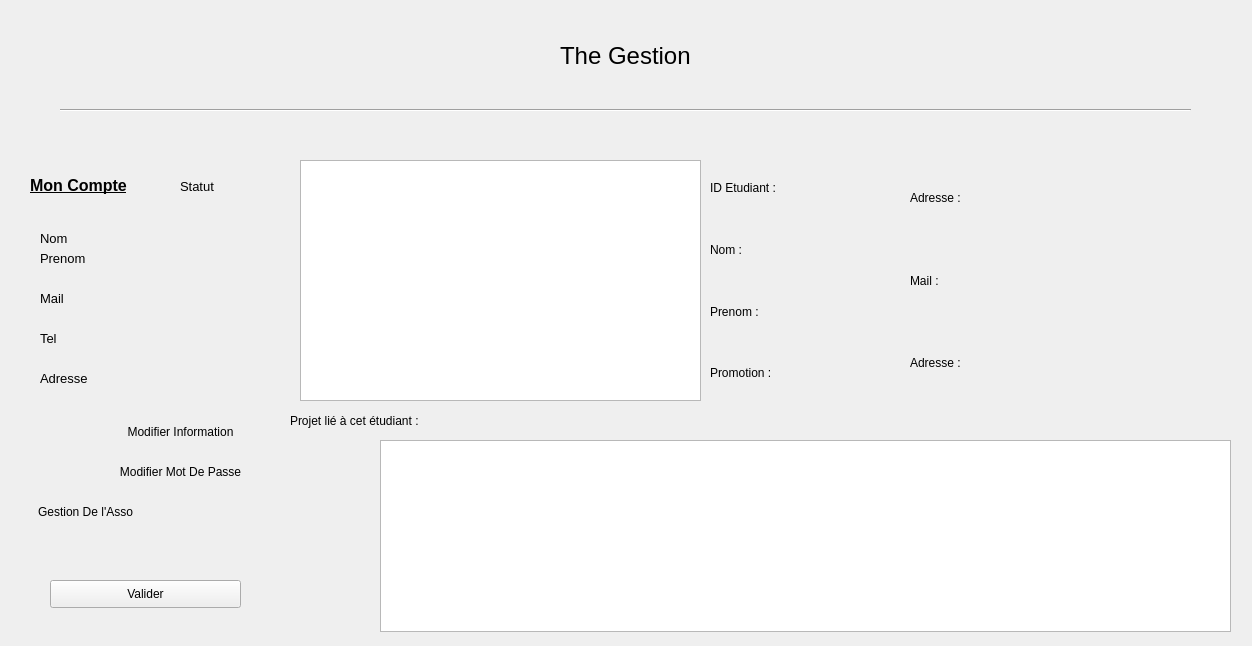
<?xml version="1.0" encoding="UTF-8"?>
<ui version="4.0">
 <class>infoEtudiant</class>
 <widget class="QDialog" name="infoEtudiant">
  <property name="geometry">
   <rect>
    <x>0</x>
    <y>0</y>
    <width>1252</width>
    <height>646</height>
   </rect>
  </property>
  <property name="windowTitle">
   <string>Dialog</string>
  </property>
  <widget class="QTableWidget" name="tableEtudiant">
   <property name="geometry">
    <rect>
     <x>300</x>
     <y>160</y>
     <width>401</width>
     <height>241</height>
    </rect>
   </property>
  </widget>
  <widget class="QFrame" name="InfoWidget">
   <property name="geometry">
    <rect>
     <x>20</x>
     <y>160</y>
     <width>241</width>
     <height>381</height>
    </rect>
   </property>
   <property name="styleSheet">
    <string notr="true">&quot;border: 1px solid black; border-radius: 10px;&quot;</string>
   </property>
   <property name="frameShape">
    <enum>QFrame::StyledPanel</enum>
   </property>
   <property name="frameShadow">
    <enum>QFrame::Plain</enum>
   </property>
   <widget class="QLabel" name="label_2">
    <property name="geometry">
     <rect>
      <x>10</x>
      <y>10</y>
      <width>141</width>
      <height>31</height>
     </rect>
    </property>
    <property name="font">
     <font>
      <pointsize>12</pointsize>
      <weight>75</weight>
      <bold>true</bold>
      <underline>true</underline>
     </font>
    </property>
    <property name="text">
     <string>Mon Compte</string>
    </property>
   </widget>
   <widget class="QLabel" name="NameLabel">
    <property name="geometry">
     <rect>
      <x>20</x>
      <y>70</y>
      <width>171</width>
      <height>16</height>
     </rect>
    </property>
    <property name="font">
     <font>
      <pointsize>10</pointsize>
     </font>
    </property>
    <property name="text">
     <string>Nom</string>
    </property>
   </widget>
   <widget class="QLabel" name="SurnameLabel">
    <property name="geometry">
     <rect>
      <x>20</x>
      <y>90</y>
      <width>181</width>
      <height>16</height>
     </rect>
    </property>
    <property name="font">
     <font>
      <pointsize>10</pointsize>
     </font>
    </property>
    <property name="text">
     <string>Prenom</string>
    </property>
   </widget>
   <widget class="QLabel" name="StatutLabel">
    <property name="geometry">
     <rect>
      <x>160</x>
      <y>20</y>
      <width>47</width>
      <height>13</height>
     </rect>
    </property>
    <property name="font">
     <font>
      <pointsize>10</pointsize>
     </font>
    </property>
    <property name="text">
     <string>Statut</string>
    </property>
   </widget>
   <widget class="QLabel" name="MailLabel">
    <property name="geometry">
     <rect>
      <x>20</x>
      <y>130</y>
      <width>201</width>
      <height>16</height>
     </rect>
    </property>
    <property name="font">
     <font>
      <pointsize>10</pointsize>
     </font>
    </property>
    <property name="text">
     <string>Mail</string>
    </property>
   </widget>
   <widget class="QLabel" name="AdressLabel">
    <property name="geometry">
     <rect>
      <x>20</x>
      <y>210</y>
      <width>221</width>
      <height>16</height>
     </rect>
    </property>
    <property name="font">
     <font>
      <pointsize>10</pointsize>
     </font>
    </property>
    <property name="text">
     <string>Adresse</string>
    </property>
   </widget>
   <widget class="QLabel" name="TelLabel">
    <property name="geometry">
     <rect>
      <x>20</x>
      <y>170</y>
      <width>171</width>
      <height>16</height>
     </rect>
    </property>
    <property name="font">
     <font>
      <pointsize>10</pointsize>
     </font>
    </property>
    <property name="text">
     <string>Tel</string>
    </property>
   </widget>
   <widget class="QPushButton" name="ModifInfoButton">
    <property name="geometry">
     <rect>
      <x>90</x>
      <y>260</y>
      <width>141</width>
      <height>23</height>
     </rect>
    </property>
    <property name="text">
     <string>Modifier Information</string>
    </property>
   </widget>
   <widget class="QPushButton" name="ModifMdpButton">
    <property name="geometry">
     <rect>
      <x>90</x>
      <y>300</y>
      <width>141</width>
      <height>23</height>
     </rect>
    </property>
    <property name="text">
     <string>Modifier Mot De Passe</string>
    </property>
   </widget>
   <widget class="QPushButton" name="GestionAssoButton">
    <property name="geometry">
     <rect>
      <x>10</x>
      <y>340</y>
      <width>111</width>
      <height>23</height>
     </rect>
    </property>
    <property name="text">
     <string>Gestion De l'Asso</string>
    </property>
   </widget>
   <widget class="Line" name="line_4">
    <property name="geometry">
     <rect>
      <x>90</x>
      <y>240</y>
      <width>141</width>
      <height>61</height>
     </rect>
    </property>
    <property name="orientation">
     <enum>Qt::Horizontal</enum>
    </property>
   </widget>
   <widget class="Line" name="line_5">
    <property name="geometry">
     <rect>
      <x>90</x>
      <y>280</y>
      <width>141</width>
      <height>61</height>
     </rect>
    </property>
    <property name="orientation">
     <enum>Qt::Horizontal</enum>
    </property>
   </widget>
   <widget class="Line" name="line_6">
    <property name="geometry">
     <rect>
      <x>0</x>
      <y>320</y>
      <width>141</width>
      <height>61</height>
     </rect>
    </property>
    <property name="orientation">
     <enum>Qt::Horizontal</enum>
    </property>
   </widget>
  </widget>
  <widget class="Line" name="line">
   <property name="geometry">
    <rect>
     <x>60</x>
     <y>100</y>
     <width>1131</width>
     <height>20</height>
    </rect>
   </property>
   <property name="orientation">
    <enum>Qt::Horizontal</enum>
   </property>
  </widget>
  <widget class="QTableWidget" name="tableDesProjEtudiant">
   <property name="geometry">
    <rect>
     <x>380</x>
     <y>440</y>
     <width>851</width>
     <height>192</height>
    </rect>
   </property>
  </widget>
  <widget class="QPushButton" name="validEtudiantButton">
   <property name="geometry">
    <rect>
     <x>50</x>
     <y>580</y>
     <width>191</width>
     <height>28</height>
    </rect>
   </property>
   <property name="text">
    <string>Valider</string>
   </property>
  </widget>
  <widget class="QWidget" name="verticalLayoutWidget">
   <property name="geometry">
    <rect>
     <x>790</x>
     <y>160</y>
     <width>121</width>
     <height>241</height>
    </rect>
   </property>
   <layout class="QVBoxLayout" name="verticalLayout">
    <item>
     <widget class="QLabel" name="numeroEtudiant">
      <property name="text">
       <string/>
      </property>
     </widget>
    </item>
    <item>
     <widget class="QLabel" name="nomEtu">
      <property name="text">
       <string/>
      </property>
     </widget>
    </item>
    <item>
     <widget class="QLabel" name="prenomEtu">
      <property name="text">
       <string/>
      </property>
     </widget>
    </item>
    <item>
     <widget class="QLabel" name="promoEtu">
      <property name="text">
       <string/>
      </property>
     </widget>
    </item>
   </layout>
  </widget>
  <widget class="QWidget" name="verticalLayoutWidget_2">
   <property name="geometry">
    <rect>
     <x>970</x>
     <y>160</y>
     <width>241</width>
     <height>241</height>
    </rect>
   </property>
   <layout class="QVBoxLayout" name="verticalLayout_2">
    <item>
     <widget class="QLabel" name="telEtu">
      <property name="text">
       <string/>
      </property>
     </widget>
    </item>
    <item>
     <widget class="QLabel" name="mailEtu">
      <property name="text">
       <string/>
      </property>
     </widget>
    </item>
    <item>
     <widget class="QLabel" name="adresseEtu">
      <property name="text">
       <string/>
      </property>
     </widget>
    </item>
   </layout>
  </widget>
  <widget class="QWidget" name="verticalLayoutWidget_3">
   <property name="geometry">
    <rect>
     <x>710</x>
     <y>160</y>
     <width>81</width>
     <height>241</height>
    </rect>
   </property>
   <layout class="QVBoxLayout" name="verticalLayout_3">
    <item>
     <widget class="QLabel" name="label_4">
      <property name="text">
       <string>ID Etudiant :</string>
      </property>
     </widget>
    </item>
    <item>
     <widget class="QLabel" name="label_3">
      <property name="text">
       <string>Nom :</string>
      </property>
     </widget>
    </item>
    <item>
     <widget class="QLabel" name="label">
      <property name="text">
       <string>Prenom : </string>
      </property>
     </widget>
    </item>
    <item>
     <widget class="QLabel" name="label_5">
      <property name="text">
       <string>Promotion :</string>
      </property>
     </widget>
    </item>
   </layout>
  </widget>
  <widget class="QWidget" name="verticalLayoutWidget_4">
   <property name="geometry">
    <rect>
     <x>910</x>
     <y>160</y>
     <width>61</width>
     <height>241</height>
    </rect>
   </property>
   <layout class="QVBoxLayout" name="verticalLayout_4">
    <item>
     <widget class="QLabel" name="label_7">
      <property name="text">
       <string>Adresse :</string>
      </property>
     </widget>
    </item>
    <item>
     <widget class="QLabel" name="label_6">
      <property name="text">
       <string>Mail :</string>
      </property>
     </widget>
    </item>
    <item>
     <widget class="QLabel" name="label_8">
      <property name="text">
       <string>Adresse :</string>
      </property>
     </widget>
    </item>
   </layout>
  </widget>
  <widget class="QLabel" name="label_9">
   <property name="geometry">
    <rect>
     <x>290</x>
     <y>400</y>
     <width>291</width>
     <height>41</height>
    </rect>
   </property>
   <property name="text">
    <string>Projet lié à cet étudiant :</string>
   </property>
  </widget>
  <widget class="QLabel" name="TitreLabel">
   <property name="geometry">
    <rect>
     <x>560</x>
     <y>30</y>
     <width>161</width>
     <height>51</height>
    </rect>
   </property>
   <property name="font">
    <font>
     <pointsize>18</pointsize>
    </font>
   </property>
   <property name="text">
    <string>The Gestion</string>
   </property>
  </widget>
 </widget>
 <resources/>
 <connections/>
</ui>
